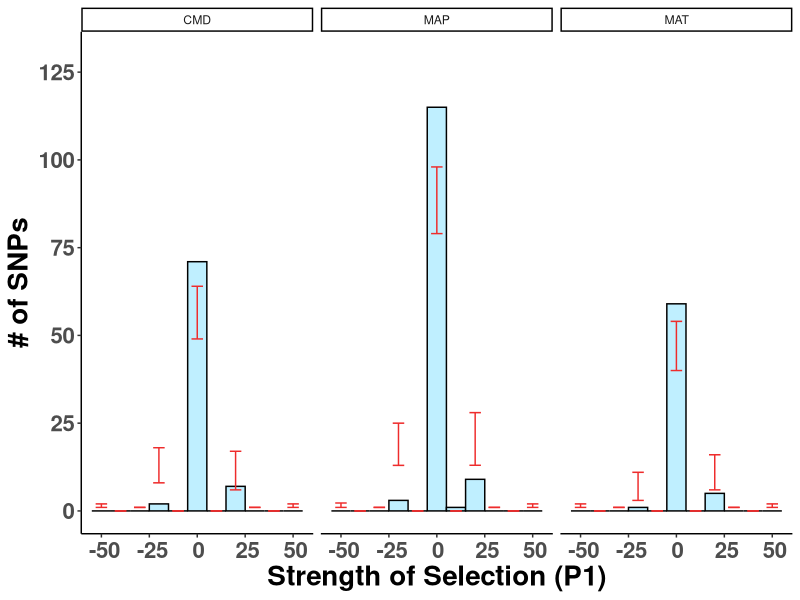
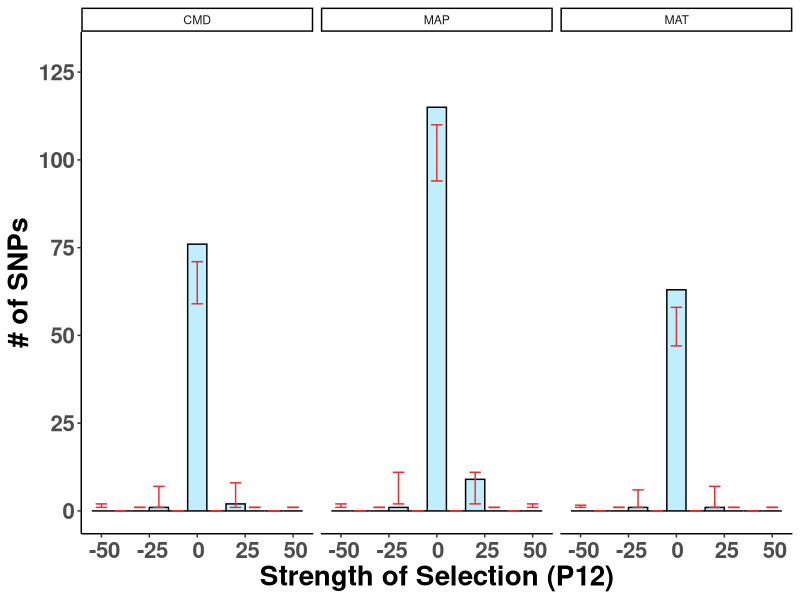
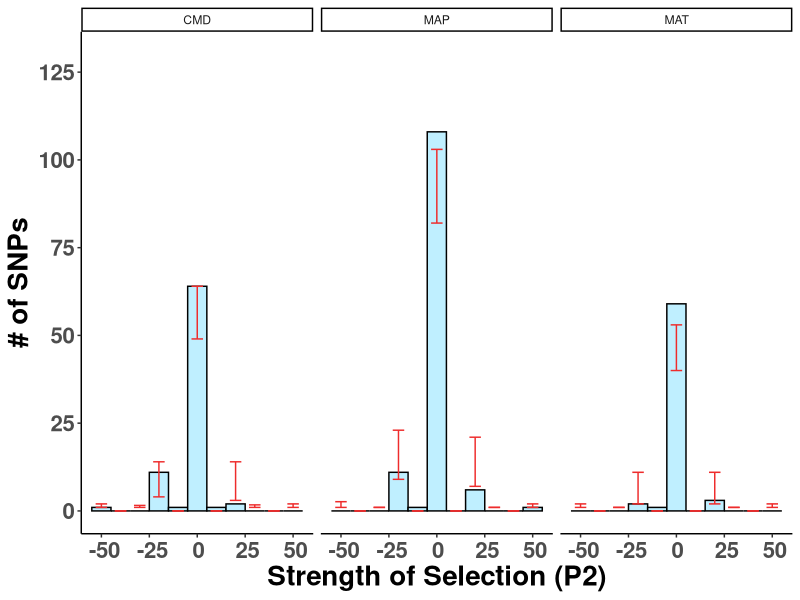
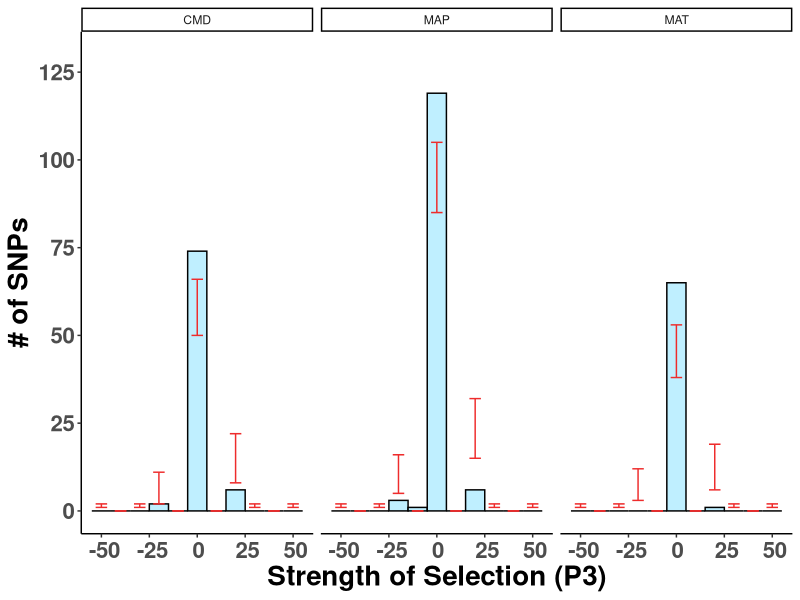
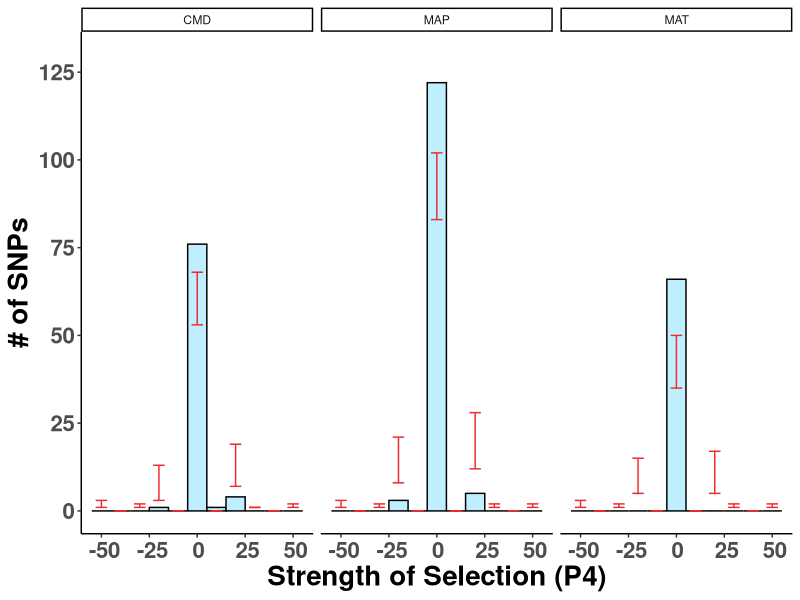
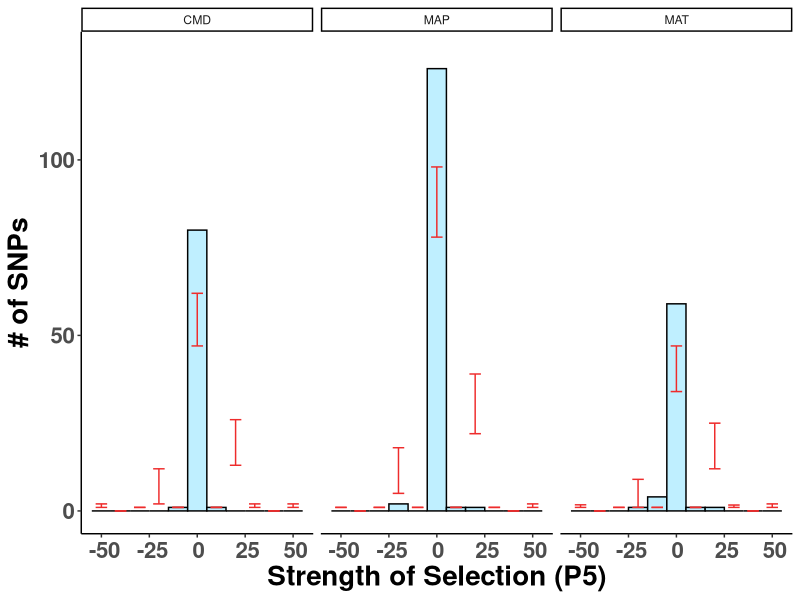
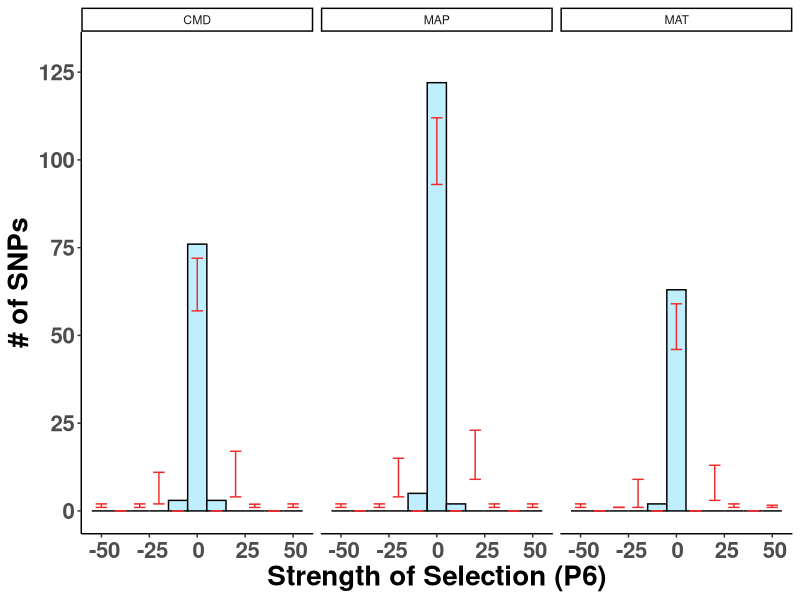
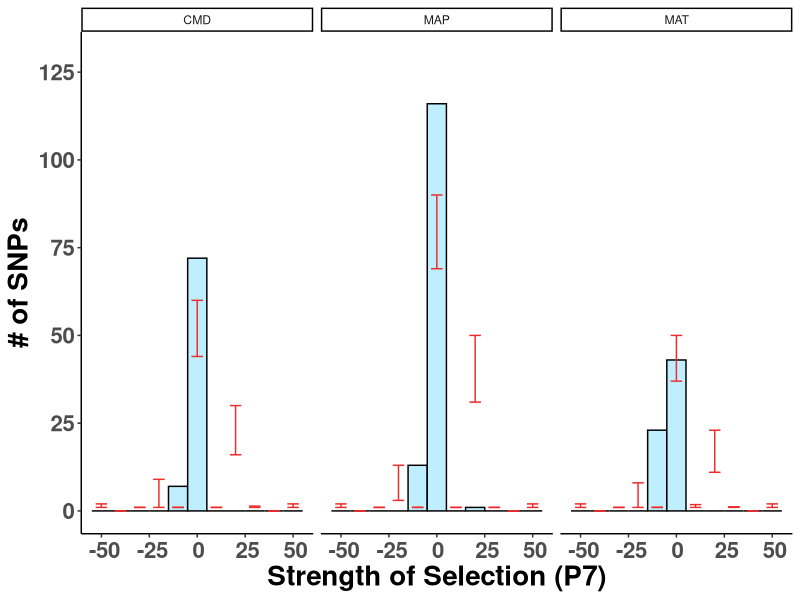

Write the R code that produced these figures, in order.
##################################################################################
## Generate input for strength of selection graphs
## Processing for both observation and permuted CI
## Author Daniel Anstett
## 
## Modified from https://jkzorz.github.io/2020/05/17/Error-bars.html
## Last Modified May 17, 2022
###################################################################################
#Function
#hist_ci <- function(df,site,low_CI,high_CI){
#  emv_hist <- ggplot(df,aes(x=S,y=site,ymin=low_CI,ymax=p2_high_CI))+
#    geom_bar(colour = "black", stat = "identity", width = 0.2, fill = "lightblue1")+
#    geom_errorbar(colour = "firebrick2", stat = "identity", width = 0.12) +
#    labs(x = "Strength of Selection", y = "Count") +
#    theme_classic()
#  emv_hist <- emv_hist +
#    theme(axis.text.x = element_text(size = 16, face = "bold", angle = 0,hjust = 0.4, vjust = 0.7), 
#          axis.title = element_text(size = 20, face = "bold"), 
#          axis.text.y = element_text(size = 16, face = "bold"))
#  #  scale_y_continuous(expand = c(0,0))
#  return(emv_hist)
#}

###################################################################################
#Import libraries
library(tidyverse)

#Import files
mat_obs_ci <- read_csv("Genomics_scripts/Data/mat_obs_ci_peakbf5_slope50.csv")
map_obs_ci <- read_csv("Genomics_scripts/Data/map_obs_ci_peakbf5_slope50.csv")
cmd_obs_ci <- read_csv("Genomics_scripts/Data/cmd_obs_ci_peakbf5_slope50.csv")
env_obs_ci <- read_csv("Genomics_scripts/Data/env_obs_ci_peakbf5_slope50.csv")


###################################################################################
## Histogram graphs with CI
###################################################################################

# Site 1
mat_p1_hist <- ggplot(env_obs_ci,aes(x=S,y=p1,ymin=p1_low,ymax=p1_up))+
  geom_bar(colour = "black", stat = "identity", width = 10, fill = "lightblue1")+
  geom_errorbar(colour = "firebrick2", stat = "identity", width = 6) +
  labs(x = "Strength of Selection (P1)", y = "# of SNPs") +
  scale_x_continuous(breaks=seq(-50,50,25))+
  scale_y_continuous(limits=c(0,130),breaks=seq(0,125,25))+
  theme_classic()
mat_p1_hist <- mat_p1_hist +
  theme(axis.text.x = element_text(size = 16, face = "bold", angle = 0,hjust = 0.4, vjust = 0.7), 
        axis.title = element_text(size = 20, face = "bold"), 
        axis.text.y = element_text(size = 16, face = "bold"))
mat_p1_hist <- mat_p1_hist + facet_wrap(.~env)
mat_p1_hist 
ggsave("Graphs_Oct_22/3_01env_hist_ci_p1.pdf",width=10, height = 6, units = "in")

# Site 12
mat_p12_hist <- ggplot(env_obs_ci,aes(x=S,y=p12,ymin=p12_low,ymax=p12_up))+
  geom_bar(colour = "black", stat = "identity", width = 10, fill = "lightblue1")+
  geom_errorbar(colour = "firebrick2", stat = "identity", width = 6) +
  labs(x = "Strength of Selection (P12)", y = "# of SNPs") +
 scale_x_continuous(breaks=seq(-50,50,25))+
  scale_y_continuous(limits=c(0,130),breaks=seq(0,125,25))+
  theme_classic()
mat_p12_hist <- mat_p12_hist +
  theme(axis.text.x = element_text(size = 16, face = "bold", angle = 0,hjust = 0.4, vjust = 0.7), 
        axis.title = element_text(size = 20, face = "bold"), 
        axis.text.y = element_text(size = 16, face = "bold"))
mat_p12_hist <- mat_p12_hist + facet_wrap(.~env)
mat_p12_hist 
ggsave("Graphs_Oct_22/3_02env_hist_ci_p12.pdf",width=10, height = 6, units = "in")

# Site 2
mat_p2_hist <- ggplot(env_obs_ci,aes(x=S,y=p2,ymin=p2_low,ymax=p2_up))+
  geom_bar(colour = "black", stat = "identity", width = 10, fill = "lightblue1")+
  geom_errorbar(colour = "firebrick2", stat = "identity", width = 6) +
  labs(x = "Strength of Selection (P2)", y = "# of SNPs") +
 scale_x_continuous(breaks=seq(-50,50,25))+
  scale_y_continuous(limits=c(0,130),breaks=seq(0,125,25))+
  theme_classic()
mat_p2_hist <- mat_p2_hist +
  theme(axis.text.x = element_text(size = 16, face = "bold", angle = 0,hjust = 0.4, vjust = 0.7), 
        axis.title = element_text(size = 20, face = "bold"), 
        axis.text.y = element_text(size = 16, face = "bold"))
mat_p2_hist <- mat_p2_hist + facet_wrap(.~env)
mat_p2_hist 
ggsave("Graphs_Oct_22/3_03env_hist_ci_p2.pdf",width=10, height = 6, units = "in")

# Site 3
mat_p3_hist <- ggplot(env_obs_ci,aes(x=S,y=p3,ymin=p3_low,ymax=p3_up))+
  geom_bar(colour = "black", stat = "identity", width = 10, fill = "lightblue1")+
  geom_errorbar(colour = "firebrick2", stat = "identity", width = 6) +
  labs(x = "Strength of Selection (P3)", y = "# of SNPs") +
 scale_x_continuous(breaks=seq(-50,50,25))+
  scale_y_continuous(limits=c(0,130),breaks=seq(0,125,25))+
  theme_classic()
mat_p3_hist <- mat_p3_hist +
  theme(axis.text.x = element_text(size = 16, face = "bold", angle = 0,hjust = 0.4, vjust = 0.7), 
        axis.title = element_text(size = 20, face = "bold"), 
        axis.text.y = element_text(size = 16, face = "bold"))
mat_p3_hist <- mat_p3_hist + facet_wrap(.~env)
mat_p3_hist 
ggsave("Graphs_Oct_22/3_04env_hist_ci_p3.pdf",width=10, height = 6, units = "in")

# Site 4
mat_p4_hist <- ggplot(env_obs_ci,aes(x=S,y=p4,ymin=p4_low,ymax=p4_up))+
  geom_bar(colour = "black", stat = "identity", width = 10, fill = "lightblue1")+
  geom_errorbar(colour = "firebrick2", stat = "identity", width = 6) +
  labs(x = "Strength of Selection (P4)", y = "# of SNPs") +
 scale_x_continuous(breaks=seq(-50,50,25))+
  scale_y_continuous(limits=c(0,130),breaks=seq(0,125,25))+
  theme_classic()
mat_p4_hist <- mat_p4_hist +
  theme(axis.text.x = element_text(size = 16, face = "bold", angle = 0,hjust = 0.4, vjust = 0.7), 
        axis.title = element_text(size = 20, face = "bold"), 
        axis.text.y = element_text(size = 16, face = "bold"))
mat_p4_hist <- mat_p4_hist + facet_wrap(.~env)
mat_p4_hist 
ggsave("Graphs_Oct_22/3_05env_hist_ci_p4.pdf",width=10, height = 6, units = "in")

# Site 5
mat_p5_hist <- ggplot(env_obs_ci,aes(x=S,y=p5,ymin=p5_low,ymax=p5_up))+
  geom_bar(colour = "black", stat = "identity", width = 10, fill = "lightblue1")+
  geom_errorbar(colour = "firebrick2", stat = "identity", width = 6) +
  labs(x = "Strength of Selection (P5)", y = "# of SNPs") +
 scale_x_continuous(breaks=seq(-50,50,25))+
  scale_y_continuous(limits=c(0,130))+
  theme_classic()
mat_p5_hist <- mat_p5_hist +
  theme(axis.text.x = element_text(size = 16, face = "bold", angle = 0,hjust = 0.4, vjust = 0.7), 
        axis.title = element_text(size = 20, face = "bold"), 
        axis.text.y = element_text(size = 16, face = "bold"))
mat_p5_hist <- mat_p5_hist + facet_wrap(.~env)
mat_p5_hist 
ggsave("Graphs_Oct_22/3_06env_hist_ci_p5.pdf",width=10, height = 6, units = "in")

# Site 6
mat_p6_hist <- ggplot(env_obs_ci,aes(x=S,y=p6,ymin=p6_low,ymax=p6_up))+
  geom_bar(colour = "black", stat = "identity", width = 10, fill = "lightblue1")+
  geom_errorbar(colour = "firebrick2", stat = "identity", width = 6) +
  labs(x = "Strength of Selection (P6)", y = "# of SNPs") +
  scale_x_continuous(breaks=seq(-50,50,25))+
  scale_y_continuous(limits=c(0,130),breaks=seq(0,125,25))+
  theme_classic()
mat_p6_hist <- mat_p6_hist +
  theme(axis.text.x = element_text(size = 16, face = "bold", angle = 0,hjust = 0.4, vjust = 0.7), 
        axis.title = element_text(size = 20, face = "bold"), 
        axis.text.y = element_text(size = 16, face = "bold"))
mat_p6_hist <- mat_p6_hist + facet_wrap(.~env)
mat_p6_hist 
ggsave("Graphs_Oct_22/3_07env_hist_ci_p6.pdf",width=10, height = 6, units = "in")

# Site 7
mat_p7_hist <- ggplot(env_obs_ci,aes(x=S,y=p7,ymin=p7_low,ymax=p7_up))+
  geom_bar(colour = "black", stat = "identity", width = 10, fill = "lightblue1")+
  geom_errorbar(colour = "firebrick2", stat = "identity", width = 6) +
  labs(x = "Strength of Selection (P7)", y = "# of SNPs") +
 scale_x_continuous(breaks=seq(-50,50,25))+
  scale_y_continuous(limits=c(0,130),breaks=seq(0,125,25))+
  theme_classic()
mat_p7_hist <- mat_p7_hist +
  theme(axis.text.x = element_text(size = 16, face = "bold", angle = 0,hjust = 0.4, vjust = 0.7), 
        axis.title = element_text(size = 20, face = "bold"), 
        axis.text.y = element_text(size = 16, face = "bold"))
mat_p7_hist <- mat_p7_hist + facet_wrap(.~env)
mat_p7_hist 
ggsave("Graphs_Oct_22/3_08env_hist_ci_p7.pdf",width=10, height = 6, units = "in")

# Site 8
mat_p8_hist <- ggplot(env_obs_ci,aes(x=S,y=p8,ymin=p8_low,ymax=p8_up))+
  geom_bar(colour = "black", stat = "identity", width = 10, fill = "lightblue1")+
  geom_errorbar(colour = "firebrick2", stat = "identity", width = 6) +
  labs(x = "Strength of Selection (P8)", y = "# of SNPs") +
 scale_x_continuous(breaks=seq(-50,50,25))+
  scale_y_continuous(limits=c(0,130),breaks=seq(0,125,25))+
  theme_classic()
mat_p8_hist <- mat_p8_hist +
  theme(axis.text.x = element_text(size = 16, face = "bold", angle = 0,hjust = 0.4, vjust = 0.7), 
        axis.title = element_text(size = 20, face = "bold"), 
        axis.text.y = element_text(size = 16, face = "bold"))
mat_p8_hist <- mat_p8_hist + facet_wrap(.~env)
mat_p8_hist 
ggsave("Graphs_Oct_22/3_09env_hist_ci_p8.pdf",width=10, height = 6, units = "in")

# Site 9
mat_p9_hist <- ggplot(env_obs_ci,aes(x=S,y=p9,ymin=p9_low,ymax=p9_up))+
  geom_bar(colour = "black", stat = "identity", width = 10, fill = "lightblue1")+
  geom_errorbar(colour = "firebrick2", stat = "identity", width = 6) +
  labs(x = "Strength of Selection (P9)", y = "# of SNPs") +
 scale_x_continuous(breaks=seq(-50,50,25))+
  scale_y_continuous(limits=c(0,130),breaks=seq(0,125,25))+
  theme_classic()
mat_p9_hist <- mat_p9_hist +
  theme(axis.text.x = element_text(size = 16, face = "bold", angle = 0,hjust = 0.4, vjust = 0.7), 
        axis.title = element_text(size = 20, face = "bold"), 
        axis.text.y = element_text(size = 16, face = "bold"))
mat_p9_hist <- mat_p9_hist + facet_wrap(.~env)
mat_p9_hist 
ggsave("Graphs_Oct_22/3_10env_hist_ci_p9.pdf",width=10, height = 6, units = "in")

# Site 10
mat_p10_hist <- ggplot(env_obs_ci,aes(x=S,y=p10,ymin=p10_low,ymax=p10_up))+
  geom_bar(colour = "black", stat = "identity", width = 10, fill = "lightblue1")+
  geom_errorbar(colour = "firebrick2", stat = "identity", width = 6) +
  labs(x = "Strength of Selection (P10)", y = "# of SNPs") +
 scale_x_continuous(breaks=seq(-50,50,25))+
  scale_y_continuous(limits=c(0,130),breaks=seq(0,125,25))+
  theme_classic()
mat_p10_hist <- mat_p10_hist +
  theme(axis.text.x = element_text(size = 16, face = "bold", angle = 0,hjust = 0.4, vjust = 0.7), 
        axis.title = element_text(size = 20, face = "bold"), 
        axis.text.y = element_text(size = 16, face = "bold"))
mat_p10_hist <- mat_p10_hist + facet_wrap(.~env)
mat_p10_hist 
ggsave("Graphs_Oct_22/3_11env_hist_ci_p10.pdf",width=10, height = 6, units = "in")

# Site 11
mat_p11_hist <- ggplot(env_obs_ci,aes(x=S,y=p11,ymin=p11_low,ymax=p11_up))+
  geom_bar(colour = "black", stat = "identity", width = 10, fill = "lightblue1")+
  geom_errorbar(colour = "firebrick2", stat = "identity", width = 6) +
  labs(x = "Strength of Selection (P11)", y = "# of SNPs") +
 scale_x_continuous(breaks=seq(-50,50,25))+
  scale_y_continuous(limits=c(0,130),breaks=seq(0,125,25))+
  theme_classic()
mat_p11_hist <- mat_p11_hist +
  theme(axis.text.x = element_text(size = 16, face = "bold", angle = 0,hjust = 0.4, vjust = 0.7), 
        axis.title = element_text(size = 20, face = "bold"), 
        axis.text.y = element_text(size = 16, face = "bold"))
mat_p11_hist <- mat_p11_hist + facet_wrap(.~env)
mat_p11_hist 
ggsave("Graphs_Oct_22/3_12env_hist_ci_p11.pdf",width=10, height = 6, units = "in")




